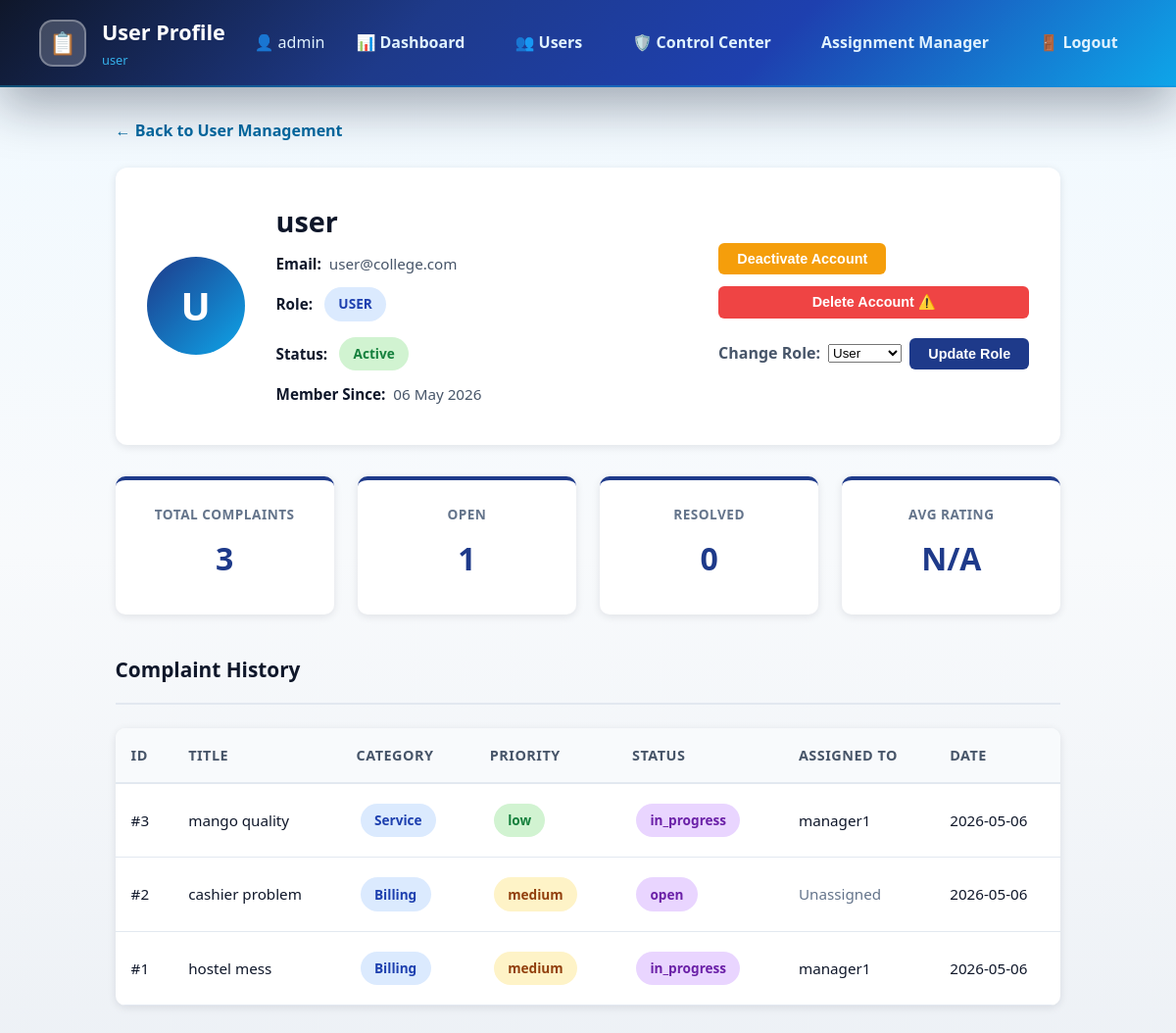
The app's page /admin/user/4 (signed in) with its own data.
### models.py (models this page shows, shortened)
class User(UserMixin, db.Model):
    __tablename__ = 'users'
    id = db.Column(db.Integer, primary_key=True)
    username = db.Column(db.String(80), unique=True, nullable=False)
    email = db.Column(db.String(120), unique=True, nullable=False)
    password_hash = db.Column(db.String(255), nullable=False)
    role = db.Column(db.String(20), default='user', nullable=False)
    is_active = db.Column(db.Boolean, default=True, nullable=False)
    created_at = db.Column(db.DateTime, default=datetime.utcnow)
    complaints_submitted = db.relationship(
        'Complaint',
        foreign_keys='Complaint.user_id',
        backref='author',
        lazy=True,
        cascade='all, delete-orphan'
    )
    responses_written = db.relationship(
        'Response',
        foreign_keys='Response.author_id',
        backref='response_author',
        lazy=True,
        cascade='all, delete-orphan'
    )
    assigned_complaints = db.relationship(
        'Complaint',
        foreign_keys='Complaint.assigned_to',
        backref='manager',
        lazy=True
    )

class Complaint(db.Model):
    __tablename__ = 'complaints'
    id = db.Column(db.Integer, primary_key=True)
    user_id = db.Column(db.Integer, db.ForeignKey('users.id'), nullable=False)
    title = db.Column(db.String(200), nullable=False)
    description = db.Column(db.Text, nullable=False)
    category = db.Column(db.String(50), default='General')
    priority = db.Column(db.String(20), default='medium')
    sentiment = db.Column(db.String(20), default='neutral')
    status = db.Column(db.String(20), default='open')
    ai_response = db.Column(db.Text, default='')
    internal_notes = db.Column(db.Text, nullable=True)
    assigned_to = db.Column(db.Integer, db.ForeignKey('users.id'), nullable=True)
    created_at = db.Column(db.DateTime, default=datetime.utcnow)
    resolved_at = db.Column(db.DateTime, nullable=True)
    rating = db.Column(db.Integer, nullable=True)
    responses = db.relationship('Response', backref='complaint', lazy=True, cascade='all, delete-orphan')

### app.py (the view)
@app.route('/admin/user/<int:user_id>')
@login_required
def admin_user_detail(user_id):
    if current_user.role != 'admin':
        flash('❌ Unauthorized!', 'error')
        return redirect(url_for('index'))
    user = User.query.get_or_404(user_id)
    complaints = Complaint.query.filter_by(user_id=user.id).order_by(Complaint.created_at.desc()).all()
    responses = Response.query.filter_by(author_id=user.id).order_by(Response.created_at.desc()).all()
    total_complaints = len(complaints)
    open_count = sum(1 for c in complaints if c.status == 'open')
    resolved_count = sum(1 for c in complaints if c.status == 'resolved')
    ratings = [c.rating for c in complaints if c.rating is not None]
    avg_rating = round(sum(ratings) / len(ratings), 1) if ratings else None
    return render_template(
        'admin/user_detail.html',
        user=user,
        complaints=complaints,
        responses=responses,
        total_complaints=total_complaints,
        open_count=open_count,
        resolved_count=resolved_count,
        avg_rating=avg_rating
    )

### app.py (called while the page is built)
@login_manager.user_loader
def load_user(user_id):
    return User.query.get(int(user_id))

### templates/admin/user_detail.html (shortened to what this page needs)
<!DOCTYPE html>
<html lang="en">
<head>
</head>
<body>
    {% if current_user.is_authenticated %}
    <nav style="background: linear-gradient(135deg, #0f172a 0%, #1e3a8a 35%, #1e40af 65%, #0ea5e9 100%); color: white; padding: 1rem 2.5rem; display: flex; justify-content: space-between; align-items: center; box-shadow: 0 20px 50px rgba(15, 23, 42, 0.35); position: sticky; top: 0; z-index: 100; border-bottom: 2px solid rgba(14, 165, 233, 0.4);">
        <div style="display: flex; align-items: center; gap: 1rem; cursor: pointer;">
            <div style="width: 48px; height: 48px; border-radius: 14px; background: rgba(255,255,255,0.2); border: 2px solid rgba(255,255,255,0.3); display: grid; place-items: center; font-size: 1.4rem;">📋</div>
            <div>
                <h1 style="font-size: 1.35rem; font-weight: 800; margin: 0; color: white;">User Profile</h1>
                <small style="display: block; font-size: 0.8rem; opacity: 0.92; color: #38bdf8;">{{ user.username }}</small>
            </div>
        </div>
        <div style="display: flex; gap: 0.8rem; align-items: center;">
            <span style="color: #e0f2fe;">👤 {{ current_user.username }}</span>
            {% if current_user.role == 'admin' %}
            <a href="{{ url_for('admin_dashboard') }}" class="" style="color: #e0f2fe; text-decoration: none; padding: 0.65rem 1.2rem; border-radius: 10px; font-weight: 700;">📊 Dashboard</a>
            <a href="{{ url_for('admin_users') }}" class="" style="color: #e0f2fe; text-decoration: none; padding: 0.65rem 1.2rem; border-radius: 10px; font-weight: 700;">👥 Users</a>
            <a href="{{ url_for('admin_database') }}" class="{% if request.path.startswith(url_for('admin_database')) %}active{% endif %}" style="color: #e0f2fe; text-decoration: none; padding: 0.65rem 1.2rem; border-radius: 10px; font-weight: 700;">🛡️ Control Center</a>
            <a href="{{ url_for('admin_assignments') }}" class="{% if request.path.startswith(url_for('admin_assignments')) %}active{% endif %}" style="color: #e0f2fe; text-decoration: none; padding: 0.65rem 1.2rem; border-radius: 10px; font-weight: 700;">Assignment Manager</a>
            {% endif %}
            <a href="{{ url_for('logout') }}" style="color: #e0f2fe; text-decoration: none; padding: 0.65rem 1.2rem; border-radius: 10px; font-weight: 700;">🚪 Logout</a>
        </div>
    </nav>
    {% endif %}
    <div class="container">
        <a href="{{ url_for('admin_users') }}" class="back-link">← Back to User Management</a>
        <div class="profile-card">
            <div class="profile-avatar">{{ user.username[0].upper() }}</div>
            <div class="profile-info" style="flex: 1;">
                <div class="profile-username">{{ user.username }}</div>
                <div class="profile-detail"><strong>Email:</strong> {{ user.email }}</div>
                <div class="profile-detail"><strong>Role:</strong> <span class="badge {{ user.role }}">{{ user.role.upper() }}</span></div>
                <div class="profile-detail">
                    <strong>Status:</strong>
                    {% if user.is_active %}
                    <span class="badge active">Active</span>
                    {% else %}
                    <span class="badge inactive">Deactivated</span>
                    {% endif %}
                </div>
                <div class="profile-detail"><strong>Member Since:</strong> {{ user.created_at.strftime('%d %B %Y') }}</div>
            </div>
            <div class="profile-actions">
                {% if user.is_active %}
                <form method="POST" action="{{ url_for('deactivate_user', user_id=user.id) }}" style="display: inline;">
                    <button type="submit" class="btn btn-warning" onclick="return confirm('Deactivate this user?');">Deactivate Account</button>
                </form>
                {% else %}
                <form method="POST" action="{{ url_for('reactivate_user', user_id=user.id) }}" style="display: inline;">
                    <button type="submit" class="btn btn-success">Reactivate Account</button>
                </form>
                {% endif %}
                {% if user.role != 'admin' %}
                <button class="btn btn-danger" onclick="openDeleteModal({{ user.id }}, '{{ user.username }}')">Delete Account ⚠️</button>
                {% else %}
                <span style="font-size: 0.9rem; color: #64748b; padding: 0.5rem;">[Admin account - cannot delete]</span>
                {% endif %}
                {% if current_user.role == 'admin' and current_user.id != user.id %}
                <form method="POST" action="{{ url_for('update_user_role', user_id=user.id) }}" style="margin-top:8px; display:flex; gap:8px; align-items:center;">
                    <label for="roleSelect" style="font-weight:700; color:#475569;">Change Role:</label>
                    <select id="roleSelect" name="role" class="role-select">
                        <option value="user" {% if user.role == 'user' %}selected{% endif %}>User</option>
                    </select>
                    <button type="submit" class="btn btn-primary">Update Role</button>
                </form>
                {% endif %}
            </div>
        </div>
        <div class="stats-row">
            <div class="stat-card">
                <div class="stat-label">Total Complaints</div>
                <div class="stat-number">{{ total_complaints }}</div>
            </div>
            <div class="stat-card">
                <div class="stat-label">Open</div>
                <div class="stat-number">{{ open_count }}</div>
            </div>
            <div class="stat-card">
                <div class="stat-label">Resolved</div>
                <div class="stat-number">{{ resolved_count }}</div>
            </div>
            <div class="stat-card">
                <div class="stat-label">Avg Rating</div>
                <div class="stat-number">{% if avg_rating %}{{ avg_rating }} ⭐{% else %}N/A{% endif %}</div>
            </div>
        </div>
        <div class="section">
            <div class="section-header">
                <h2>Complaint History</h2>
            </div>
            {% if complaints %}
            <div class="table-wrapper">
                <table>
                    <thead>
                        <tr>
                            <th>ID</th>
                            <th>Title</th>
                            <th>Category</th>
                            <th>Priority</th>
                            <th>Status</th>
                            <th>Assigned To</th>
                            <th>Date</th>
                        </tr>
                    </thead>
                    <tbody>
                        {% for complaint in complaints %}
                        <tr>
                            <td>#{{ complaint.id }}</td>
                            <td title="{{ complaint.title }}" class="truncate">{{ complaint.title }}</td>
                            <td><span class="badge" style="background-color: #dbeafe; color: #1e40af;">{{ complaint.category }}</span></td>
                            <td>
                                <span class="badge" style="background-color: {% if complaint.priority == 'high' %}#fee2e2; color: #991b1b{% elif complaint.priority == 'medium' %}#fef3c7; color: #92400e{% else %}#d1f3d1; color: #15803d{% endif %};">{{ complaint.priority }}</span>
                            </td>
                            <td><span class="badge" style="background-color: #e9d5ff; color: #6b21a8;">{{ complaint.status }}</span></td>
                            <td>{% if complaint.manager %}{{ complaint.manager.username }}{% else %}<span style="color: #64748b;">Unassigned</span>{% endif %}</td>
                            <td>{{ complaint.created_at.strftime('%Y-%m-%d') }}</td>
                        </tr>
                        {% endfor %}
                    </tbody>
                </table>
            </div>
            {% else %}
            <div class="empty-state">
                This user has not submitted any complaints yet.
            </div>
            {% endif %}
        </div>
    </div>
</body>
</html>

### templates/admin/user_detail.html (style rules this page uses)
* { margin: 0; padding: 0; box-sizing: border-box; }
body { font-family: "Segoe UI", Tahoma, Geneva, Verdana, sans-serif; background: linear-gradient(180deg, #f0f9ff 0%, #f8fafc 50%, #ecf0f5 100%); color: #0f172a; line-height: 1.6; padding-bottom: 2rem; }
.container { max-width: 1000px; margin: 0 auto; padding: 2rem 1.1rem; }
.back-link { display: inline-block; color: #0369a1; text-decoration: none; margin-bottom: 1.5rem; font-weight: 600; transition: all 0.2s ease; }
.profile-card { background: white; padding: 2rem; border-radius: 12px; box-shadow: 0 2px 8px rgba(15, 23, 42, 0.1); margin-bottom: 2rem; display: flex; align-items: center; gap: 2rem; flex-wrap: wrap; }
.profile-avatar { width: 100px; height: 100px; border-radius: 50%; background: linear-gradient(135deg, #1e3a8a 0%, #0ea5e9 100%); display: flex; align-items: center; justify-content: center; font-size: 2.5rem; color: white; font-weight: 800; flex-shrink: 0; }
.profile-info { flex: 1; min-width: 250px; }
.profile-username { font-size: 1.8rem; font-weight: 800; color: #0f172a; margin-bottom: 0.5rem; }
.profile-detail { display: flex; align-items: center; gap: 0.5rem; margin: 0.5rem 0; font-size: 0.95rem; color: #475569; }
.profile-detail strong { color: #0f172a; }
.profile-actions { display: flex; flex-direction: column; gap: 0.75rem; }
.badge { display: inline-block; padding: 0.4rem 0.9rem; border-radius: 99px; font-size: 0.85rem; font-weight: 600; margin: 0.25rem; }
.badge.active { background-color: #d1f3d1; color: #15803d; }
.badge.user { background-color: #dbeafe; color: #1e40af; }
.stats-row { display: grid; grid-template-columns: repeat(auto-fit, minmax(200px, 1fr)); gap: 1.5rem; margin-bottom: 2.5rem; }
.stat-card { background: white; padding: 1.5rem; border-radius: 10px; box-shadow: 0 2px 8px rgba(15, 23, 42, 0.1); text-align: center; border-top: 4px solid #1e3a8a; }
.stat-number { font-size: 2rem; font-weight: 800; color: #1e3a8a; margin: 0.5rem 0; }
.stat-label { font-size: 0.85rem; color: #64748b; text-transform: uppercase; letter-spacing: 0.5px; font-weight: 600; }
.section { margin-bottom: 2rem; }
.section-header { margin-bottom: 1.5rem; padding-bottom: 1rem; border-bottom: 2px solid #e2e8f0; }
.section-header h2 { font-size: 1.3rem; color: #0f172a; margin: 0; }
.table-wrapper { overflow-x: auto; background: white; border-radius: 10px; box-shadow: 0 2px 8px rgba(15, 23, 42, 0.1); }
table { width: 100%; border-collapse: collapse; }
thead { background-color: #f8fafc; border-bottom: 2px solid #e2e8f0; }
th { padding: 1rem; text-align: left; font-weight: 700; font-size: 0.9rem; color: #475569; text-transform: uppercase; letter-spacing: 0.5px; }
td { padding: 1rem; border-bottom: 1px solid #e2e8f0; font-size: 0.95rem; }
.truncate { max-width: 300px; white-space: nowrap; overflow: hidden; text-overflow: ellipsis; }
button, .btn { padding: 0.5rem 1.2rem; border: none; border-radius: 6px; cursor: pointer; font-weight: 600; transition: all 0.2s ease; text-decoration: none; display: inline-block; white-space: nowrap; font-size: 0.9rem; }
.btn-primary { background-color: #1e3a8a; color: white; }
.btn-warning { background-color: #f59e0b; color: white; }
.btn-danger { background-color: #ef4444; color: white; }

### records on screen
User: username "user", username "U", email "user@college.com", role "USER", created_at "06 May 2026", role "User"
User: username "admin"
Complaint: id "3", title "mango quality", category "Service", priority "low", status "in_progress", manager.username "manager1", created_at "2026-05-06"
Complaint: id "2", title "cashier problem", category "Billing", priority "medium", status "open", shows "Unassigned", created_at "2026-05-06"
Complaint: id "1", title "hostel mess", category "Billing", priority "medium", status "in_progress", manager.username "manager1", created_at "2026-05-06"

### other values on screen
{{ total_complaints }} "3"
{{ open_count }} "1"
{{ resolved_count }} "0"
